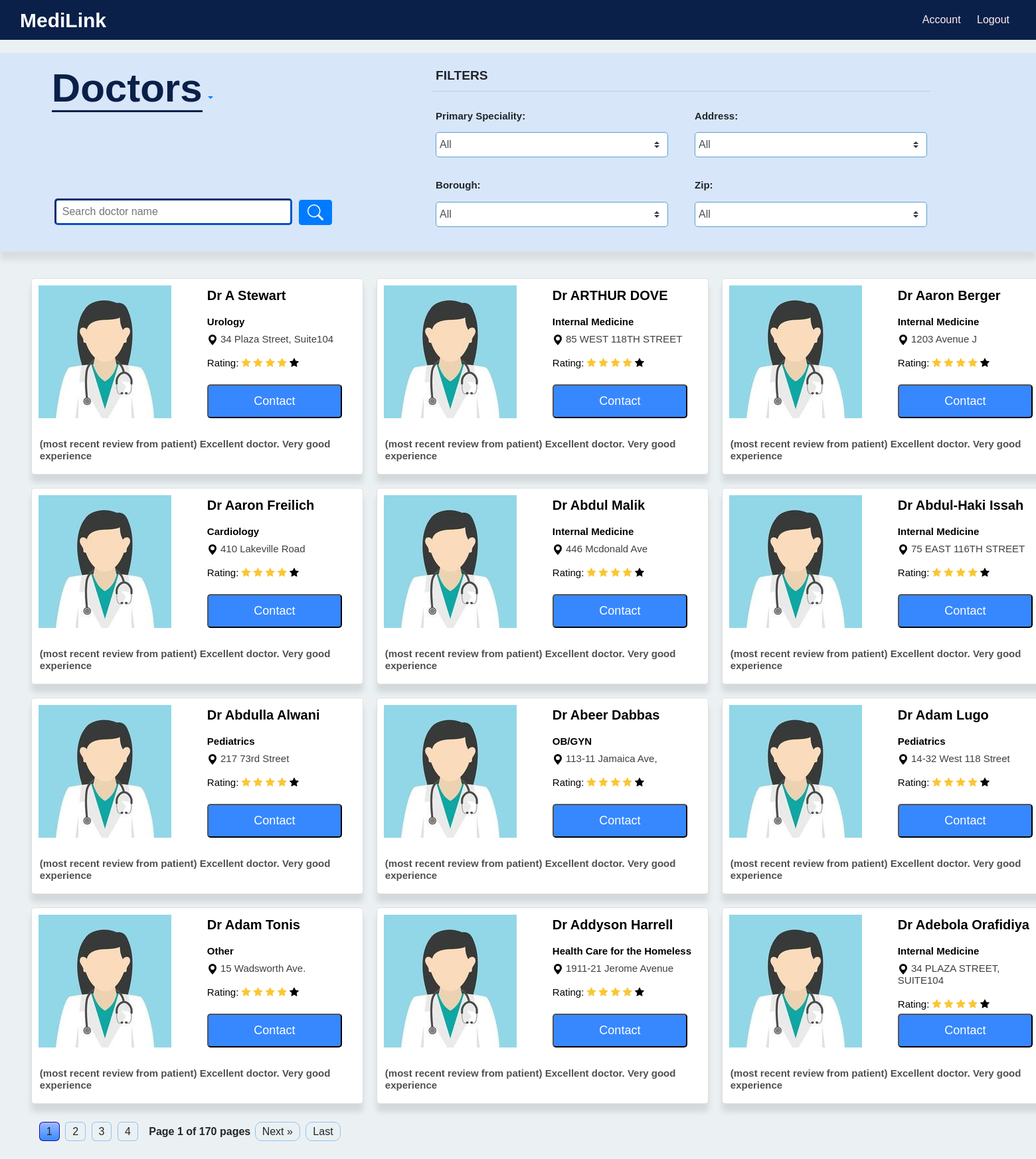
Screenshot of /doctor/ with the database file from the repository.
### doctor/models.py (models this page shows)
class Doctor(User):
    primary_speciality = models.CharField(max_length=50)
    associated_hospital = models.ForeignKey(
        "hospital.Hospital", max_length=100, null=True, on_delete=models.SET_NULL
    )

### doctor/views.py (the view)
# urls.py: path("", DoctorListView.as_view(), name="list_view"),
class DoctorListView(generic.ListView):
    model = Doctor
    template_name = "doctor/doctor_list.html"
    context_object_name = "doctor_list"
    def get_queryset(self):
        doctors = Doctor.objects.all().order_by("name")
        filter_form = DoctorFilterForm(self.request.GET)
        """
        filter backend implementation
        """
        if filter_form.is_valid():
            name = filter_form.cleaned_data.get("name")
            primary_speciality = filter_form.cleaned_data.get("primary_speciality")
            address = filter_form.cleaned_data.get("address")
            borough = filter_form.cleaned_data.get("borough")
            zip = filter_form.cleaned_data.get("zip")
            if name:
                """
                to make the name contains the input name
                """
                doctors = doctors.filter(name__contains=name)
            if primary_speciality and primary_speciality != "All":
                doctors = doctors.filter(primary_speciality=primary_speciality)
            if address and address != "All":
                doctors = doctors.filter(address=address)
            if borough and borough != "All":
                doctors = doctors.filter(borough=borough)
            if zip and zip != "All":
                doctors = doctors.filter(zip=zip)
        return doctors
    def get_context_data(self, **kwargs):
        context = super().get_context_data(**kwargs)
        """
        Pagination use the paginator to make pagination,
        which contains two variables,
        the first one is the context doctor list from get_queryset,
        the second one is the quantity of the page items.
        """
        paginator = Paginator(context["doctor_list"], 12)
        page_number = self.request.GET.get("page")
        doctor_list = paginator.get_page(page_number)
        context["doctor_list"] = doctor_list
        primary_speciality = self.request.GET.get("primary_speciality", "all")
        address = self.request.GET.get("address", "all")
        borough = self.request.GET.get("borough", "all")
        zip = self.request.GET.get("zip", "all")
        name = self.request.GET.get("name", "")
        context["filter_form"] = DoctorFilterForm(
            initial={
                "primary_speciality": primary_speciality,
                "address": address,
                "borough": borough,
                "zip": zip,
                "name": name,
            }
        )
        return context

### doctor/templates/doctor/doctor_list.html (shortened to what this page needs)
{% load static %}
<link rel="stylesheet" href="https://cdn.jsdelivr.net/npm/bootstrap@4.3.1/dist/css/bootstrap.min.css">
<link rel="stylesheet" href="{% static 'doctor/css/doctorListStyle.css' %}">
<link rel="stylesheet" href="https://cdnjs.cloudflare.com/ajax/libs/font-awesome/4.7.0/css/font-awesome.min.css">
<body>
    <div class="header">
        <span>MediLink</span>
        <nav>
            <a href="#">Account</a>
            <a href="#">Logout</a>
        </nav>
    </div>
    <div class="search-and-filter">
        <div class="filter-left-column container">
            <a class="nav-item dropdown text-center">
                <a class="nav-link dropdown-toggle" href="#" id="navbarDropdown" role="button" data-toggle="dropdown" aria-haspopup="true" aria-expanded="false">
                    <span>Doctors</span>
                </a>
            </a>
            <form method="get" id="search-form">
                <div class="form-name-input">
                    {{ filter_form.name }}
                    <button id="search-button" type="button" class="btn btn-primary" onclick="handleFilterChange()">
                    </button>
                </div>
            </form>
        </div>
        <div class="filter-right-column container">
            <form method="get" class="filter-form" id="filter-form" onchange="handleFilterChange()">
                <fieldset id="filter-fieldset">
                    <legend>FILTERS</legend>
                    <hr class="mt-0 mb-3"/>
                    <div class="row">
                        <div class="col">
                            <div class="form-group">
                                <label for="{{ filter_form.primary_speciality.id_for_label }}">Primary Speciality:</label>
                                {{ filter_form.primary_speciality }}
                            </div>
                            <div class="form-group">
                                <label for="{{ filter_form.borough.id_for_label }}">Borough:</label>
                                {{ filter_form.borough }}
                            </div>
                        </div>
                        <div class="col">
                            <div class="form-group">
                                <label for="{{ filter_form.address.id_for_label }}">Address:</label>
                                {{ filter_form.address }}
                            </div>
                            <div class="form-group">
                                <label for="{{ filter_form.zip.id_for_label }}">Zip:</label>
                                {{ filter_form.zip }}
                            </div>
                        </div>
                    </div>
                </fieldset>
            </form>
        </div>
    </div>
    <div class="doctor-list">
        {% if doctor_list %}
        {% for doctor in doctor_list%}
        <a href="{%url 'doctor:detail_view' doctor.id %}">
            <div class="card container">
                <div class="card-row row">
                    <div class="card-left-column col">
                        <img class="card-avatar" src="{% static 'doctor/images/avatar.jpg' %}" alt="placeholder">
                    </div>
                    <div class="card-right-column col">
                        <p>Dr {{doctor.name}}</p>
                        <h3><span id="speciality">{{doctor.primary_speciality}}</span></h3>
                        <h3>
                            <svg xmlns="http://www.w3.org/2000/svg" width="16" height="16" fill="currentColor" class="bi bi-geo-alt-fill" viewBox="0 0 16 16">
                                <path d="M8 16s6-5.686 6-10A6 6 0 0 0 2 6c0 4.314 6 10 6 10zm0-7a3 3 0 1 1 0-6 3 3 0 0 1 0 6z"/>
                            </svg>
                            <span id="address">{{doctor.address}}</span>
                        </h3>
                        <div class="ratings">
                            <h3>Rating:
                                <i class="fa fa-star rating-color"></i>
                                <i class="fa fa-star rating-color"></i>
                                <i class="fa fa-star rating-color"></i>
                                <i class="fa fa-star rating-color"></i>
                                <i class="fa fa-star"></i>
                            </h3>
                        </div>
                        <div class="contact">
                            <button id='book_appointment_button' style="font-size:18px" class="book-appointment" data-toggle="modal"
                                data-target="#book_appointment_modal">Contact
                            </button>
                        </div>
                    </div>
                </div>
                <div class="card-row">
                    <h3 class="card-border">
                        (most recent review from patient) Excellent doctor. Very good experience
                    </h3>
                </div>
            </div>
        </a>
        {% endfor %}
    </div>
    <div class="pagination">
        <div class="page-numbers">
            {% for num in doctor_list.paginator.page_range %}
            {% if doctor_list.number == num %}
            <a onclick="javascript:getPageUrl({{ num }})" class="page active">{{ num }}</a>
            {% elif num > doctor_list.number|add:'-4' and num < doctor_list.number|add:'4' %} <a onclick="javascript:getPageUrl({{ num }})"
                class="page">{{ num }}</a>
                {% endif %}
                {% endfor %}
        </div>
        <span class="current">Page {{ doctor_list.number }} of {{ doctor_list.paginator.num_pages }} pages</span>
        {% if doctor_list.has_next %}
        <a onclick="javascript:getPageUrl({{ doctor_list.next_page_number }})" class="next">Next &raquo;</a>
        <a onclick="javascript:getPageUrl({{ doctor_list.paginator.num_pages }})" class="last">Last</a>
        {% endif %}
    </div>
    {% else %}
    <p class="no-result">
        Sorry, no doctors are available based on your search, please
        clear the filters and try again.
    </p>
    {% endif %}
</body>

### doctor/static/doctor/css/doctorListStyle.css (style rules this page uses)
body { font-family: Arial, sans-serif; background-color: #ebf1f3; margin: 0; padding: 0; }
.header { display: flex; justify-content: space-between; align-items: center; padding: 30px; position: relative; background-color: #0a2049; height: 40px; color: white; }
.header span { font-size: 30px; font-weight: bold; }
nav a { margin: 0 10px; text-decoration: none; color: rgb(255, 237, 237); }
.rating-color { color:#fbc634 !important; }
.ratings { margin-top: 10px; }
.search-and-filter { background-color: rgba(199, 221, 255, 0.534); position: relative; width: 100%; margin-bottom: 10px; margin-top: 20px; padding-left: 3%; padding-right: 3%; box-shadow: 0 12px 8px rgba(51, 51, 51, 0.1); display: flex; }
.search-and-filter span { font-size: 60px; font-weight: 800; color: #0a2049; border-bottom: 3px solid #0a2049; }
.filter-left-column { width: 50% }
.form-name-input { margin-top: 10px; padding-left: 20px; position: absolute; bottom: 40; width: 30%; }
legend { font-weight: 900; font-size: larger; margin-left: 5px; }
.doctor-name-input { width: 80%; height: 40px; border-radius: 5px; border-width: 3px; margin-right: 5px; border-color: #0753c5; padding: 2%; }
.doctor-name-input::placeholder { font-weight: 400; }
.filter-right-column { display: flex; flex-direction: column; align-items: center; margin-top: 20px; }
.form-group { display: flex; flex-direction: column; }
.form-group label { margin-top: 10px; margin-left: 5px; font-size: 15px; font-weight: bold; }
.custom-select { width: 350px; padding: 5px; margin: 5px; border: 1px solid #599ecc; border-radius: 5px; }
.doctor-list { position: relative; display: grid; margin-top: 40px; grid-template-columns: repeat(3, minmax(auto, 1fr)); grid-gap: 20px; height: auto; margin-bottom: 10px; margin-left: 3%; margin-right: 3%; border-radius: 10px; }
#speciality { font-weight: bold; }
#address { font-weight: lighter; color: rgb(63, 63, 63); }
.doctor-list a { text-decoration: none; color: black; }
.pagination { position: relative; display: inline-block; text-align: center; margin-left: 3%; margin-right: 3%; border-radius: 10px; margin-top: 20px; margin-bottom: 50px; }
.pagination span { font-weight: bold; }
.page-numbers { display: inline-block; margin: 0 10px; border-radius: 50%; }
.prev, .next, .first, .last { text-decoration: none; border-radius: 10px; color: #333; padding: 5px 10px; border: 1px solid #94c0f1; margin: 10px 2px; }
.page { text-decoration: none; border-radius: 20%; color: #333; padding: 5px 10px; border: 1px solid #94c0f1; margin: 10px 2px; }
.page.active { color: #fff; background-image: linear-gradient(#9bbaff, #378cfc); border: 1px solid #2600ad; background-repeat: no-repeat; }
.card { background-color: rgb(255, 255, 255); padding: 10px; display: grid; align-items: center; min-width: 500px; border-radius: 5px; box-shadow: 0 12px 8px rgba(0, 0, 0, 0.1); }
.card-left-column { flex: 1; display: flex; align-items: center; }
.card-right-column { flex: 1; display: flex; flex-direction: column; position: relative; }
.card-avatar { min-width: 80%; height: auto; }
.card-border { font-size: 15px; margin-top: 30px; margin-left: 2px; color: rgb(80, 80, 80); font-weight: 700; }
.card p { font-weight: 900; font-size: 20px; margin-right: 3px; display: -webkit-box; -webkit-line-clamp: 1; -webkit-box-orient: vertical; overflow: hidden; text-overflow: ellipsis; }
.card h3 { font-size: 15px; }
.book-appointment { background-color: rgb(55, 135, 255); color: white; border-radius: 5px; border-color: black; padding: 10px 20px; cursor: pointer; width: 100%; }
.contact { position: absolute; bottom: 0; width: 80%; }

### rows the page displays
Doctor: name "A Stewart", primary_speciality "Urology", address "34 Plaza Street, Suite104"
Doctor: name "ARTHUR DOVE", primary_speciality "Internal Medicine", address "85 WEST 118TH STREET"
Doctor: name "Aaron Berger", primary_speciality "Internal Medicine", address "1203 Avenue J"
Doctor: name "Aaron Freilich", primary_speciality "Cardiology", address "410 Lakeville Road"
Doctor: name "Abdul Malik", primary_speciality "Internal Medicine", address "446 Mcdonald Ave"
Doctor: name "Abdul-Haki Issah", primary_speciality "Internal Medicine", address "75 EAST 116TH STREET"
Doctor: name "Abdulla Alwani", primary_speciality "Pediatrics", address "217 73rd Street"
Doctor: name "Abeer Dabbas", primary_speciality "OB/GYN", address "113-11 Jamaica Ave,"
Doctor: name "Adam Lugo", primary_speciality "Pediatrics", address "14-32 West 118 Street"
Doctor: name "Adam Tonis", primary_speciality "Other", address "15 Wadsworth Ave."
Doctor: name "Addyson Harrell", primary_speciality "Health Care for the Homeless", address "1911-21 Jerome Avenue"
Doctor: name "Adebola Orafidiya", primary_speciality "Internal Medicine", address "34 PLAZA STREET, SUITE104"

### other values shown
{{ num }} "1"
{{ num }} "2" "3" "4"
{{ doctor_list.number }} "1"
{{ doctor_list.paginator.num_pages }} "170"
